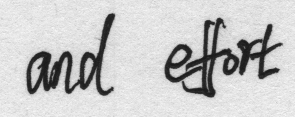
#> input picture Code and Experiments/prototyping/CERUG_EN_Test.png, 295 x 117 px, found by its file name
$ jupyter execute --allow-errors sknw_explorations.ipynb
#> lines starting #> are read from the running program, lines starting #| are printed output that depends on the picture; after the words box and inside, x2 and y2 are one past the last pixel; in counts of white or black regions, pixels touching at a corner belong together
#> further down, cerug is the input picture: shape (117, 295); min 23, max 251, mean 199.4
### Code and Experiments/modules/qdanalysis/qdanalysis/preprocessing.py
"""
preprocessing.py

holds all preprocessing code for the different datasets
"""

import cv2 as cv
import numpy as np

def preprocess(image: np.ndarray):
    #2d array assumed to be grayscale image
    image_gs = image if len(image.shape) < 3 else cv.cvtColor(image, cv.COLOR_BGR2GRAY)

    #invert to make stroke pixels white (foreground). assumed to be an integer array.
    image_gs = np.iinfo(image_gs.dtype).max - image_gs
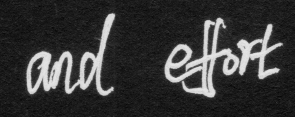
#> image_gs: shape (117, 295); min 4, max 232, mean 55.6

    k_size = [3, 3]
    #NOTE: may replace with a morphological operation
    #blurring only aplied to mask generation, not for feature extraction
    image_blurred = cv.GaussianBlur(image_gs, k_size, 0)
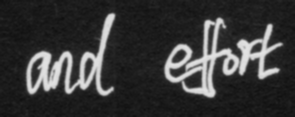
#> image_blurred: shape (117, 295); min 16, max 228, mean 55.7

    image_bin = cv.threshold(image_blurred, 0, 1, cv.THRESH_OTSU)[1]
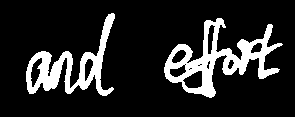
#> image_bin: shape (117, 295); values 0 (black) and 1 (white), 15.2% white; 2 white regions, box (x1, y1, x2, y2) and area: (164, 18, 283, 98) 3030, (26, 13, 115, 96) 2207

    return image_gs, image_bin

### Code and Experiments/prototyping/sknw_explorations.ipynb
# junctions
this will hopefully get a sample of junctions of the different datasets

[cell 1]
import numpy as np
import matplotlib.pyplot as plt

import cv2 as cv
from skimage.morphology import skeletonize, remove_small_holes
import networkx as nx

#module for converting skeleton networks into a graph representation
import sknw.sknw as sknw
import qdanalysis.strokedecomposition as sd
from qdanalysis.preprocessing import preprocess

import matplotlib as mpl
mpl.rcParams['figure.dpi'] = 300

[cell 2]
cerug = cv.imread(r'CERUG_EN_TEST.png', cv.IMREAD_GRAYSCALE)

[cell 3]
cerug_proc = preprocess(cerug)
#> (the rest of this cell did not finish here and is left out)

#> (a cell that did not finish here is left out)

#> (a cell that did not finish here is left out)

#> (a cell that did not finish here is left out)

[cell 7]
image = np.zeros_like(cerug)
#> (the rest of this cell did not finish here and is left out)

[cell 8]
plt.imshow(image)
plt.show()
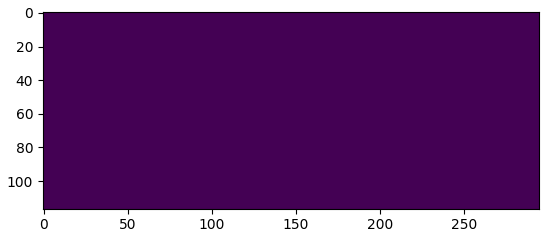
#> figure drawn by matplotlib, 1 panel

$ run again, with Code and Experiments/prototyping/CERUG_CN_Test.png copied over Code and Experiments/prototyping/CERUG_EN_Test.png
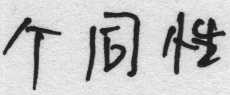
#> input picture Code and Experiments/prototyping/CERUG_CN_Test.png, 230 x 95 px, found by its file name
#> cerug is the input picture: shape (95, 230); min 24, max 250, mean 194
#> in preprocess, `image_bin = cv.threshold(image_blurred, 0, 1, cv.THRESH_OTSU)[1]`:
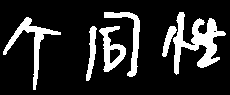
#> image_bin: shape (95, 230); values 0 (black) and 1 (white), 16.6% white; 6 white regions, box (x1, y1, x2, y2) and area: (173, 12, 226, 75) 1310, (3, 17, 61, 90) 736, (104, 12, 140, 77) 544, (99, 26, 126, 72) 539, (86, 26, 97, 81) 298, (162, 26, 177, 57) 193
#> `plt.show()`:
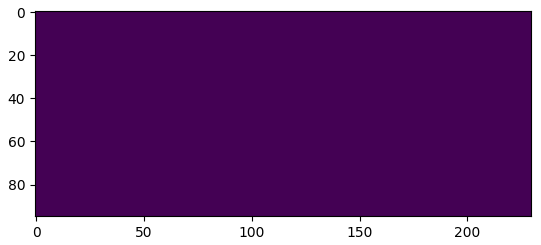
#> figure drawn by matplotlib, 1 panel
